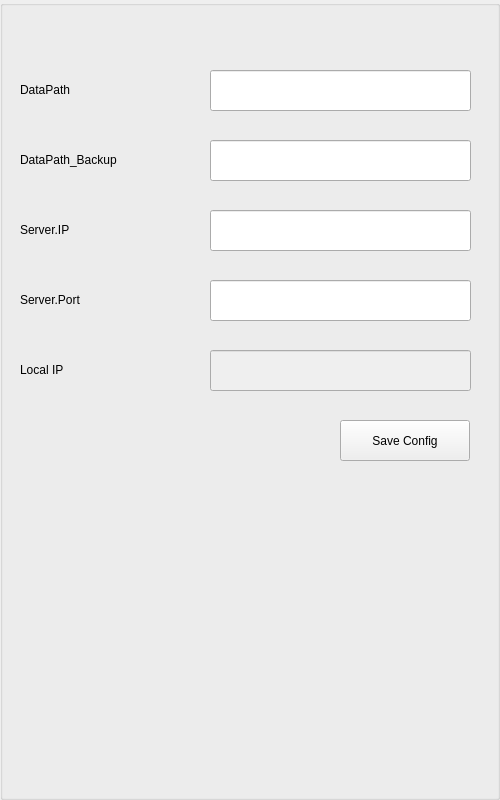
<?xml version="1.0" encoding="UTF-8"?>
<ui version="4.0">
 <class>AppConfigView</class>
 <widget class="QWidget" name="AppConfigView">
  <property name="geometry">
   <rect>
    <x>0</x>
    <y>0</y>
    <width>500</width>
    <height>800</height>
   </rect>
  </property>
  <property name="windowTitle">
   <string>Form</string>
  </property>
  <widget class="GroupBox" name="gpb_Config">
   <property name="geometry">
    <rect>
     <x>0</x>
     <y>0</y>
     <width>500</width>
     <height>800</height>
    </rect>
   </property>
   <property name="title">
    <string/>
   </property>
   <widget class="QLabel" name="lbl_PathB">
    <property name="geometry">
     <rect>
      <x>20</x>
      <y>140</y>
      <width>161</width>
      <height>40</height>
     </rect>
    </property>
    <property name="text">
     <string>DataPath_Backup</string>
    </property>
   </widget>
   <widget class="QPushButton" name="btn_SaveConfig">
    <property name="geometry">
     <rect>
      <x>340</x>
      <y>420</y>
      <width>130</width>
      <height>41</height>
     </rect>
    </property>
    <property name="text">
     <string>Save Config</string>
    </property>
    <property name="checkable">
     <bool>false</bool>
    </property>
   </widget>
   <widget class="QLabel" name="lbl_Path">
    <property name="geometry">
     <rect>
      <x>20</x>
      <y>70</y>
      <width>161</width>
      <height>40</height>
     </rect>
    </property>
    <property name="text">
     <string>DataPath</string>
    </property>
   </widget>
   <widget class="QLineEdit" name="led_Path">
    <property name="geometry">
     <rect>
      <x>210</x>
      <y>70</y>
      <width>261</width>
      <height>41</height>
     </rect>
    </property>
   </widget>
   <widget class="QLineEdit" name="led_PathB">
    <property name="geometry">
     <rect>
      <x>210</x>
      <y>140</y>
      <width>261</width>
      <height>41</height>
     </rect>
    </property>
   </widget>
   <widget class="QLineEdit" name="led_IP">
    <property name="geometry">
     <rect>
      <x>210</x>
      <y>210</y>
      <width>261</width>
      <height>41</height>
     </rect>
    </property>
   </widget>
   <widget class="QLabel" name="lbl_IP">
    <property name="geometry">
     <rect>
      <x>20</x>
      <y>210</y>
      <width>161</width>
      <height>40</height>
     </rect>
    </property>
    <property name="text">
     <string>Server.IP</string>
    </property>
   </widget>
   <widget class="QLineEdit" name="led_Port">
    <property name="geometry">
     <rect>
      <x>210</x>
      <y>280</y>
      <width>261</width>
      <height>41</height>
     </rect>
    </property>
   </widget>
   <widget class="QLabel" name="lbl_Port">
    <property name="geometry">
     <rect>
      <x>20</x>
      <y>280</y>
      <width>161</width>
      <height>40</height>
     </rect>
    </property>
    <property name="text">
     <string>Server.Port</string>
    </property>
   </widget>
   <widget class="QLineEdit" name="led_LocalIP">
    <property name="enabled">
     <bool>false</bool>
    </property>
    <property name="geometry">
     <rect>
      <x>210</x>
      <y>350</y>
      <width>261</width>
      <height>41</height>
     </rect>
    </property>
   </widget>
   <widget class="QLabel" name="lbl_LocalIP">
    <property name="geometry">
     <rect>
      <x>20</x>
      <y>350</y>
      <width>161</width>
      <height>40</height>
     </rect>
    </property>
    <property name="text">
     <string>Local IP</string>
    </property>
   </widget>
  </widget>
 </widget>
 <customwidgets>
  <customwidget>
   <class>GroupBox</class>
   <extends>QGroupBox</extends>
   <header>CustomerWidget/GroupBox/groupbox.h</header>
   <container>1</container>
  </customwidget>
 </customwidgets>
 <resources/>
 <connections/>
</ui>
